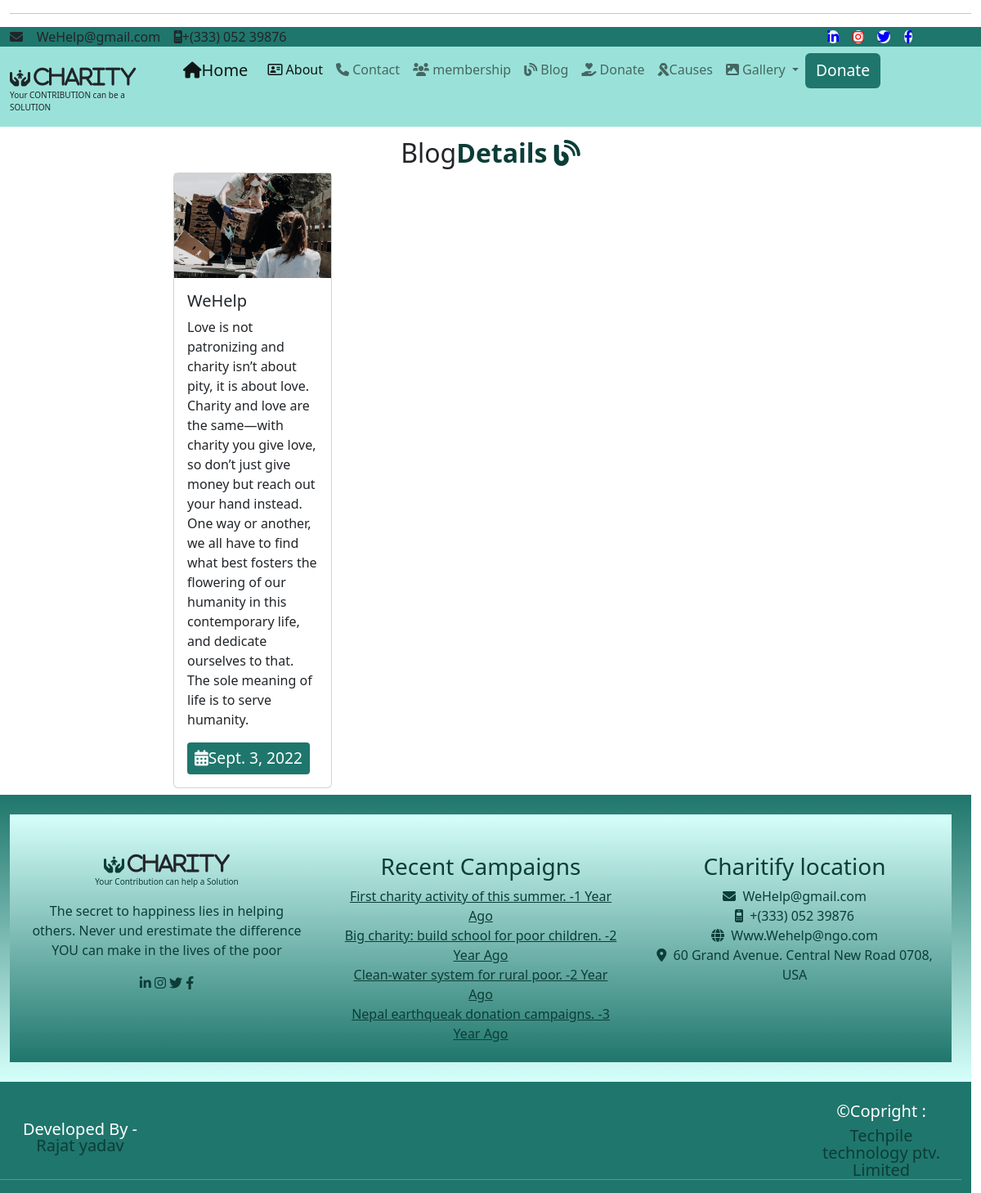
Screenshot of /user/bdetails/?msg=8 with the database file from the repository.
### user/models.py (models this page shows, shortened)
class myblog(models.Model):
    bname=models.CharField(max_length=40)
    bdes=models.TextField()
    bpic=models.ImageField(upload_to='static/blogs',null=True)
    bdate=models.DateField()

### user/views.py (the view)
# urls.py: path('bdetails/', views.blogdetails),
def blogdetails(request):
    y=request.GET.get('msg')
    a=request.GET.get('msg')
    data=myblog.objects.all().filter(id=y)
    md={"data":data}
    return render(request,'user/bdetails.html',md)

### templates/user/bdetails.html
{% extends 'base.html'%}
{% block x %}
<div class="fs-2 text-center">Blog<b class="txt">Details
    <i class="fa-solid fa-blog"></i></b></div>
 <div class="row">
   <div class="col-sm-2"></div>
   <div class="col-sm-8">
        {% for x in data %}
            <div class="col-sm-3">
                <div class="card">
<img src="/{{x.bpic}}" class="img-card-top">
                    <div class="card-body">
                        <h5 class="card-title">{{x.bname}}</h5>
                        <p>{{x.bdes}}</p>
                        <span class="btn btn-sm bg-mycolor"><i class="fa-solid fa-calendar-days"></i>{{x.bdate}}</span>
                    </div>
                </div>
            </div>
            {% endfor %}
   </div>
   <div class="col-sm-2"></div>
{% endblock %}</div>}

### templates/base.html (style rules this page uses)
.bg-mycolor { background: #1f766c; }
.btn { background-color: #1f766c; color: white; font-size: larger; }
.txt { color: #0c3d37; }

### rows the page displays
myblog: bpic (picture), bname "WeHelp", bdes "Love is not patronizing and charity isn’t about pity, it is about love. Charity and love are the same—with charity you give love, so don’t just give money but reach out your hand instead. One way or another, we all have to find what best fosters the flowering of our humanity in this contemporary life, and dedicate ourselves to that. The sole meaning of life is to serve humanity.", bdate "Sept. 3, 2022"
